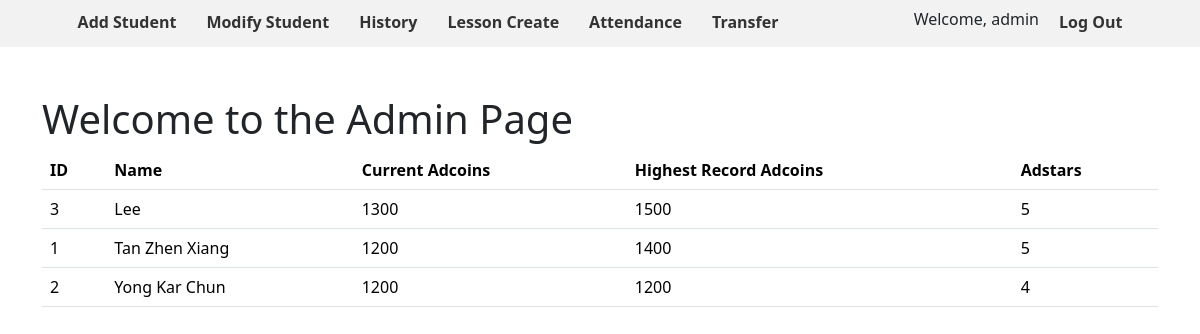
Page /ranking/staff/ (signed in) on the committed database.
### ranking/models.py (models this page shows, shortened)
class Student(models.Model):
    name = models.CharField(max_length=50)
    current_adcoins = models.IntegerField(default=0)
    adstars = models.IntegerField(default=1, validators=[MinValueValidator(1), MaxValueValidator(5)])
    highest_record_adcoins = models.IntegerField(default=0)

### ranking/views.py (the view)
# urls.py: path('staff/', StaffPageView.as_view(), name='staff'),
@method_decorator(login_required(login_url='login'), name='dispatch')
class StaffPageView(View):
    template_name = 'ranking/staff.html'
    def get(self, request):
        user = request.user
        students = Student.objects.all().order_by('-current_adcoins')
        if not user.is_staff:
            student = Student.objects.get(name=user.username)
            context = {'students': students, 'student': student, 'user': user, 'is_staff': False}
        else:
            context = {'students': students, 'user': user, 'is_staff': True}
        return render(request, self.template_name, context)

### ranking/templates/ranking/staff.html (shortened to what this page needs)
<html lang="en">
<head>
    <link rel="stylesheet" href="https://cdn.jsdelivr.net/npm/bootstrap/dist/css/bootstrap.min.css">
</head>
<body>
    <div class="header">
        <ul>
            {% if is_staff %}
            <li><a href="{% url 'student' %}">Add Student</a></li>
            <li><a href="{% url 'modify' %}">Modify Student</a></li>
            <li><a href="{% url 'history' %}">History</a></li>
            <li><a href="{% url 'lesson_create' %}">Lesson Create</a></li>
            <li><a href="{% url 'attendance' %}">Attendance</a></li>
            {% endif %}
            <li><a href="{% url 'transfer' %}">Transfer</a></li>
        </ul>
        <ul>
            {% if user %}
                <h6>Welcome, {{ user.username }}</h6>
            {% elif student %}
                <h6>Welcome, {{ student.name }}</h6>
            {% endif %}
            <li><a href="{% url 'logout' %}">Log Out</a></li>
        </ul>
    </div>
    <div class="container mt-5">
        <h1>
            {% if is_staff %}
                Welcome to the Admin Page
            {% else %}
                Welcome to the Student Page
            {% endif %}
        </h1>
<table class="table">
    {% if is_staff %}
        <thead>
            <th>ID</th>
            <th>Name</th>
            <th>Current Adcoins</th>
            <th>Highest Record Adcoins</th>
            <th>Adstars</th>
        </thead>
        <tbody>
            {% for student in students %}
                <tr>
                    <td>{{ student.id }}</td>
                    <td>{{ student.name }}</td>
                    <td>{{ student.current_adcoins }}</td>
                    <td>{{ student.highest_record_adcoins }}</td>
                    <td>{{ student.adstars }}</td>
                </tr>
            {% endfor %}
        </tbody>
    {% endif %}
</table>
    </div>
</body>
</html>

### ranking/templates/ranking/staff.html (style rules this page uses)
.header { display: flex; justify-content: space-around; background-color: #f2f2f2; padding: 10px; }
.header ul { list-style-type: none; margin: 0; padding: 0; display: flex; gap: 20px; }
.header li { display: inline-block; }
.header a { text-decoration: none; color: #333; font-weight: bold; }
.header ul li { margin-right: 10px; }
.header ul li:last-child { margin-right: 0; }

### rows in the picture
Student: id "3", name "Lee", current_adcoins "1300", highest_record_adcoins "1500", adstars "5"
Student: id "1", name "Tan Zhen Xiang", current_adcoins "1200", highest_record_adcoins "1400", adstars "5"
Student: id "2", name "Yong Kar Chun", current_adcoins "1200", highest_record_adcoins "1200", adstars "4"

### other values in the picture
{{ user.username }} "admin"
